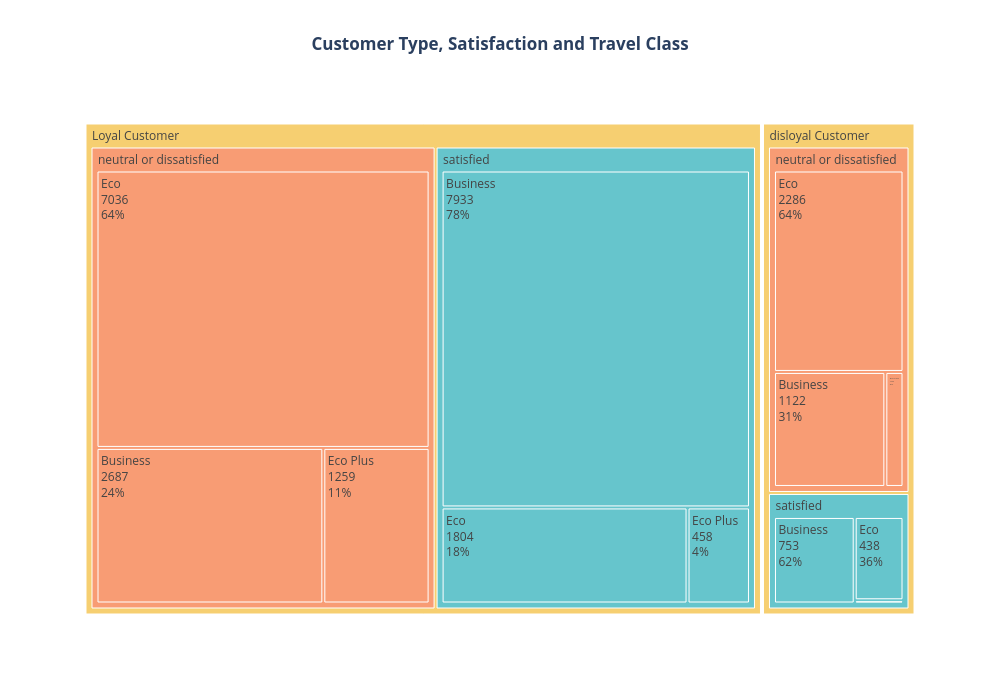

Notebook cell for this chart:
### Markdown cell above
##### 15. TREEMAP

### Code cell
fig = px.treemap(df,
    path=['Customer Type', 'satisfaction', 'Class'],
    title='Customer Type, Satisfaction and Travel Class',
    color='satisfaction',
    color_discrete_sequence=px.colors.qualitative.Pastel)

fig.update_traces(
    textinfo='label+value+percent parent')

fig.update_layout(
    template='plotly_white',
    title={
        'text': '<b>Customer Type, Satisfaction and Travel Class</b>',
        'x': 0.5,
        'xanchor': 'center' },
    height=700,
    width=1000)

fig.show()

### Figure 1 — Plotly figure (JSON) as saved in the notebook; plotly's stock layout.template omitted (floating-point values rounded to 4 significant figures)
{"data": [{"branchvalues": "total", "customdata": [["satisfied"], ["satisfied"], ["satisfied"], ["(?)"], ["neutral or dissatisfied"], ["satisfied"], ["neutral or dissatisfied"], ["neutral or dissatisfied"], ["satisfied"], ["neutral or dissatisfied"], ["satisfied"], ["satisfied"], ["neutral or dissatisfied"], ["neutral or dissatisfied"], ["satisfied"], ["neutral or dissatisfied"], ["neutral or dissatisfied"], ["(?)"]], "domain": {"x": [0, 1], "y": [0, 1]}, "hovertemplate": "labels=%{label}<br>count=%{value}<br>parent=%{parent}<br>id=%{id}<br>satisfaction=%{customdata[0]}<extra></extra>", "ids": ["disloyal Customer/satisfied", "Loyal Customer/satisfied/Business", "disloyal Customer/satisfied/Eco Plus", "Loyal Customer", "Loyal Customer/neutral or dissatisfied/Business", "Loyal Customer/satisfied", "disloyal Customer/neutral or dissatisfied", "Loyal Customer/neutral or dissatisfied", "Loyal Customer/satisfied/Eco Plus", "Loyal Customer/neutral or dissatisfied/Eco Plus", "disloyal Customer/satisfied/Eco", "Loyal Customer/satisfied/Eco", "disloyal Customer/neutral or dissatisfied/Eco", "Loyal Customer/neutral or dissatisfied/Eco", "disloyal Customer/satisfied/Business", "disloyal Customer/neutral or dissatisfied/Business", "disloyal Customer/neutral or dissatisfied/Eco Plus", "disloyal Customer"], "labels": ["satisfied", "Business", "Eco Plus", "Loyal Customer", "Business", "satisfied", "neutral or dissatisfied", "neutral or dissatisfied", "Eco Plus", "Eco Plus", "Eco", "Eco", "Eco", "Eco", "Business", "Business", "Eco Plus", "disloyal Customer"], "marker": {"colors": ["rgb(102, 197, 204)", "rgb(102, 197, 204)", "rgb(102, 197, 204)", "rgb(246, 207, 113)", "rgb(248, 156, 116)", "rgb(102, 197, 204)", "rgb(248, 156, 116)", "rgb(248, 156, 116)", "rgb(102, 197, 204)", "rgb(248, 156, 116)", "rgb(102, 197, 204)", "rgb(102, 197, 204)", "rgb(248, 156, 116)", "rgb(248, 156, 116)", "rgb(102, 197, 204)", "rgb(248, 156, 116)", "rgb(248, 156, 116)", "rgb(246, 207, 113)"]}, "name": "", "parents": ["disloyal Customer", "Loyal Customer/satisfied", "disloyal Customer/satisfied", "", "Loyal Customer/neutral or dissatisfied", "Loyal Customer", "disloyal Customer", "Loyal Customer", "Loyal Customer/satisfied", "Loyal Customer/neutral or dissatisfied", "disloyal Customer/satisfied", "Loyal Customer/satisfied", "disloyal Customer/neutral or dissatisfied", "Loyal Customer/neutral or dissatisfied", "disloyal Customer/satisfied", "disloyal Customer/neutral or dissatisfied", "disloyal Customer/neutral or dissatisfied", ""], "textinfo": "label+value+percent parent", "type": "treemap", "values": [1208, 7933, 17, 21177, 2687, 10195, 3591, 10982, 458, 1259, 438, 1804, 2286, 7036, 753, 1122, 183, 4799]}], "layout": {"height": 700, "legend": {"tracegroupgap": 0}, "title": {"text": "<b>Customer Type, Satisfaction and Travel Class</b>", "x": 0.5, "xanchor": "center"}, "treemapcolorway": ["rgb(102, 197, 204)", "rgb(246, 207, 113)", "rgb(248, 156, 116)", "rgb(220, 176, 242)", "rgb(135, 197, 95)", "rgb(158, 185, 243)", "rgb(254, 136, 177)", "rgb(201, 219, 116)", "rgb(139, 224, 164)", "rgb(180, 151, 231)", "rgb(179, 179, 179)"], "width": 1000}}
